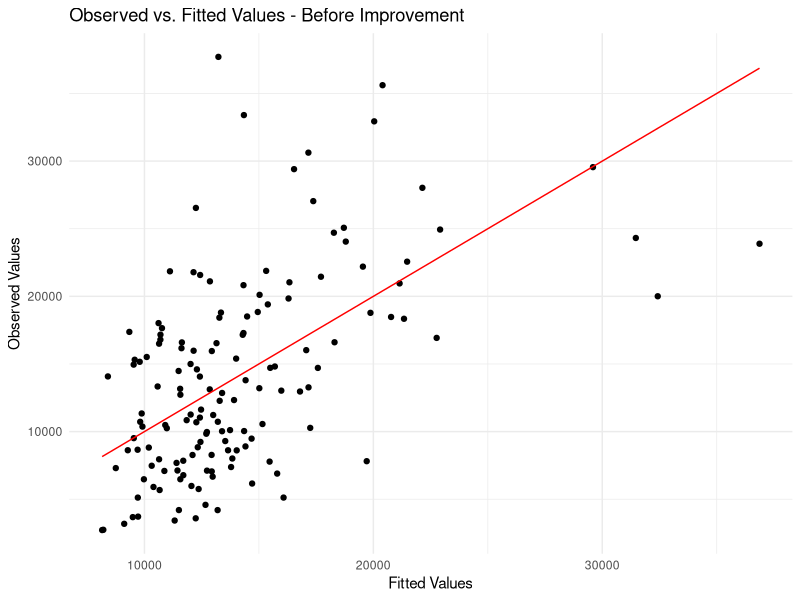
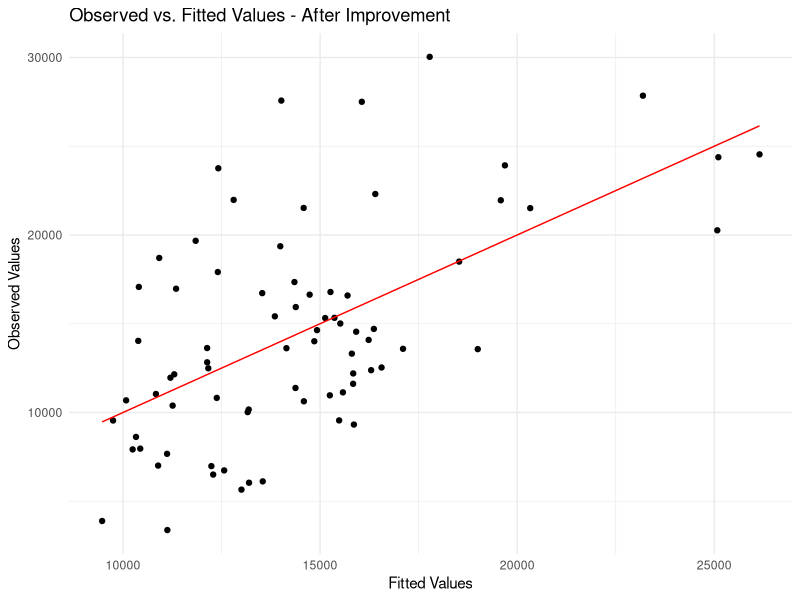

Generate these figures, in order, with R: (Note: this script raises an error after producing the figures.)
#### Preamble ####
# Purpose: Creates negative binomial model 
# Author: Maria Mangru
# Date: 18th April, 2024
# Contact:maria.mangru@mail.utoronto.ca
# License: MIT

#### Workspace setup ####
library(MASS) 
library(dplyr)
library(readr)
library(car)
library(ggplot2)
library(here)



# Read and prepare data
analysis_data <- read.csv(here("data", "analysis_data", "cleaned-data.csv"))

# Scaling predictor variables for analysis
analysis_data <- analysis_data %>%
  mutate(
    daily_bus = scale(daily_bus),
    daily_peds = scale(daily_peds),
    daily_bike = scale(daily_bike)
  )


# Splitting the dataset into before and after a specific date for comparison
start_before <- as.Date("2011-12-31")
end_before <- as.Date("2014-12-31")
start_after <- as.Date("2018-11-01")
end_after <- as.Date("2020-02-29")

before_improvement <- subset(analysis_data, count_date >= start_before & count_date <= end_before)
after_improvement <- subset(analysis_data, count_date >= start_after & count_date <= end_after)


# Verifying the data split
cat("Observations before improvement:", nrow(before_improvement), "\n")
cat("Observations after improvement:", nrow(after_improvement), "\n")


### Model data ####

# Building negative binomial regression models for before and after improvement
model_before <- glm.nb(daily_cars ~ daily_bus + daily_peds + daily_bike + time_trend, data = before_improvement)
summary(model_before)

model_after <- glm.nb(daily_cars ~ daily_bus + daily_peds + daily_bike + time_trend, data = after_improvement)
summary(model_after)



# Graphical representation of the model results for the 'before' and `after` improvement model

# For model_before
before_fitted <- data.frame(observed = before_improvement$daily_cars, fitted = fitted(model_before))
ggplot(before_fitted, aes(x = fitted, y = observed)) +
  geom_point() +
  geom_line(aes(x = fitted, y = fitted), color = "red") +
  labs(title = "Observed vs. Fitted Values - Before Improvement",
       x = "Fitted Values",
       y = "Observed Values") +
  theme_minimal()
before_fitted

# For model_after
after_fitted <- data.frame(observed = after_improvement$daily_cars, fitted = fitted(model_after))
ggplot(after_fitted, aes(x = fitted, y = observed)) +
  geom_point() +
  geom_line(aes(x = fitted, y = fitted), color = "red") +
  labs(title = "Observed vs. Fitted Values - After Improvement",
       x = "Fitted Values",
       y = "Observed Values") +
  theme_minimal()
after_fitted


#### Save model ####
models_dir <- here("models")
saveRDS(model_before, file = file.path(models_dir, "model_before.rds"))
saveRDS(model_after, file = file.path(models_dir, "model_after.rds"))



### Checks for Model ###

# Checking for multicollinearity using VIF
vif(model_before) 
vif(model_after)

# Visualizing residuals to identify patterns
par(mfrow = c(2, 2))
plot(residuals(model_before), type = "p", main = "Residuals of Model Before Improvement")
plot(residuals(model_after), type = "p", main = "Residuals of Model After Improvement")

# Examining the normality of residuals
hist(resid(model_before), main = "Histogram of Residuals - Before")
hist(resid(model_after), main = "Histogram of Residuals - After")

# Investigating influential observations with Cook's distance
cooks.distance(model_before)
cooks.distance(model_after)  

# Plotting Cook's distance
plot(cooks.distance(model_before), type = "h", main = "Cook's Distance - Before")
plot(cooks.distance(model_after), type = "h", main = "Cook's Distance - After")


